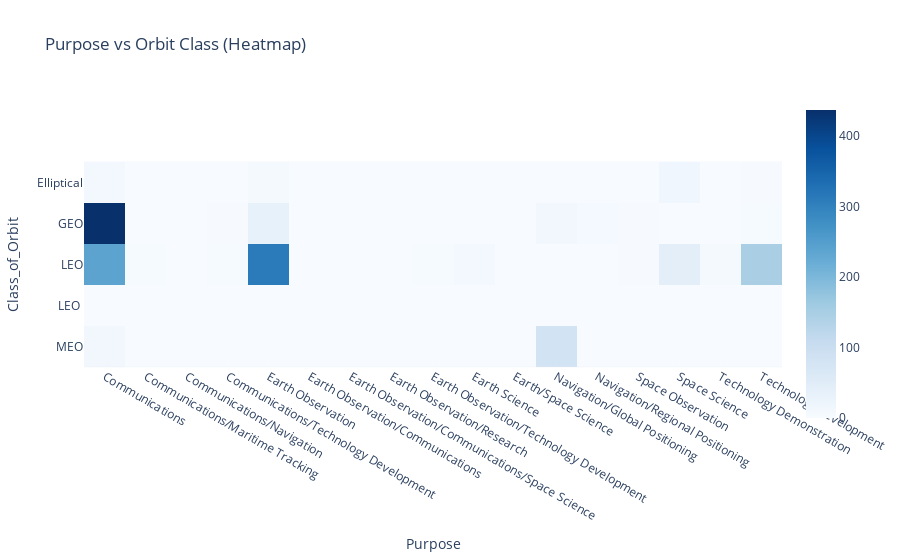

Notebook code cell kept with this figure:
### Code cell
px.imshow(
    cross,
    color_continuous_scale='Blues',
    title='Purpose vs Orbit Class (Heatmap)'
)

### Figure 1 — Plotly figure (JSON) as saved in the notebook; plotly's stock layout.template omitted (floating-point values rounded to 4 significant figures)
{"data": [{"coloraxis": "coloraxis", "hovertemplate": "Purpose: %{x}<br>Class_of_Orbit: %{y}<br>color: %{z}<extra></extra>", "name": "0", "type": "heatmap", "x": ["Communications", "Communications/Maritime Tracking", "Communications/Navigation", "Communications/Technology Development", "Earth Observation", "Earth Observation/Communications", "Earth Observation/Communications/Space Science", "Earth Observation/Research", "Earth Observation/Technology Development", "Earth Science", "Earth/Space Science", "Navigation/Global Positioning", "Navigation/Regional Positioning", "Space Observation", "Space Science", "Technology Demonstration", "Technology Development"], "xaxis": "x", "y": ["Elliptical", "GEO", "LEO", "LEO ", "MEO"], "yaxis": "y", "z": [[10, 0, 0, 0, 7, 0, 0, 0, 0, 0, 0, 0, 0, 0, 17, 0, 3], [437, 0, 1, 3, 35, 1, 0, 0, 0, 0, 0, 14, 8, 2, 1, 0, 4], [239, 5, 0, 5, 312, 1, 1, 1, 5, 9, 1, 0, 0, 3, 44, 6, 147], [0, 0, 0, 0, 1, 0, 0, 0, 0, 0, 0, 0, 0, 0, 0, 0, 0], [13, 0, 0, 0, 0, 0, 0, 0, 0, 0, 0, 83, 0, 0, 0, 0, 0]]}], "layout": {"coloraxis": {"colorscale": [[0, "rgb(247,251,255)"], [0.125, "rgb(222,235,247)"], [0.25, "rgb(198,219,239)"], [0.375, "rgb(158,202,225)"], [0.5, "rgb(107,174,214)"], [0.625, "rgb(66,146,198)"], [0.75, "rgb(33,113,181)"], [0.875, "rgb(8,81,156)"], [1, "rgb(8,48,107)"]]}, "title": {"text": "Purpose vs Orbit Class (Heatmap)"}, "xaxis": {"anchor": "y", "constrain": "domain", "domain": [0, 1], "scaleanchor": "y", "title": {"text": "Purpose"}}, "yaxis": {"anchor": "x", "autorange": "reversed", "constrain": "domain", "domain": [0, 1], "title": {"text": "Class_of_Orbit"}}}}
